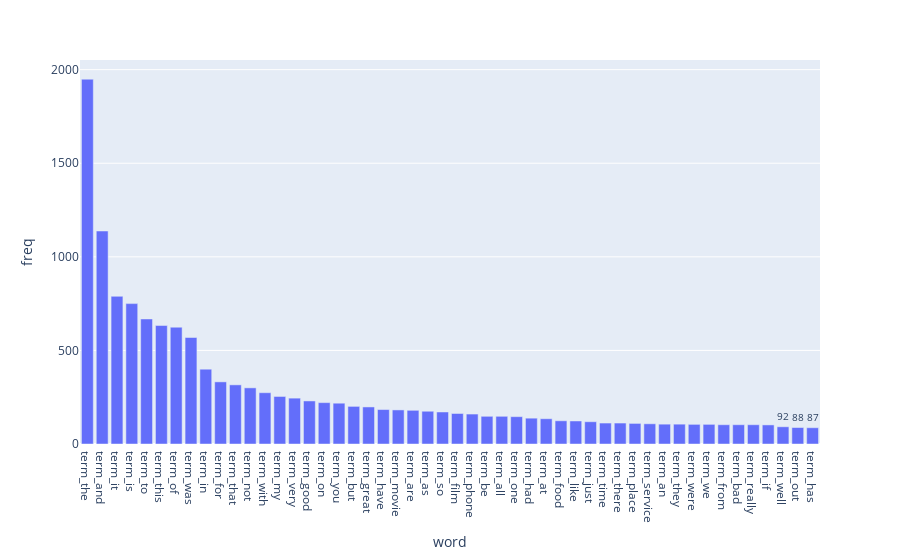

The notebook cell saved with this chart:
### Markdown cell above
### >>> **Exercise 14 (take home):** 
The chart above contains all the vocabulary, and it's computationally intensive to both compute and visualize. Can you efficiently reduce the number of terms you want to visualize as an exercise.

### Code cell
# we just find the 50 most frequent words
# Answer here
d2 = {'word': ["term_"+str(i) for i in count_vect.get_feature_names()], 'freq': term_frequencies}
df3 = pd.DataFrame(d2)
df3 = df3.sort_values('freq',ascending = False)
fig = px.bar(df3[:50], x='word', y='freq', text='freq')
fig.update_traces(texttemplate='%{text:.2s}', textposition='outside')
fig.update_layout(uniformtext_minsize=8, uniformtext_mode='hide')
fig.show()

### Figure 1 — Plotly figure (JSON) as saved in the notebook; plotly's stock layout.template omitted (floating-point values rounded to 4 significant figures)
{"data": [{"alignmentgroup": "True", "hovertemplate": "word=%{x}<br>freq=%{text}<extra></extra>", "legendgroup": "", "marker": {"color": "#636efa"}, "name": "", "offsetgroup": "", "orientation": "v", "showlegend": false, "text": [1949, 1138, 789, 750, 668, 633, 624, 569, 400, 332, 316, 300, 274, 254, 245, 230, 221, 218, 201, 198, 184, 182, 180, 175, 171, 163, 160, 148, 148, 146, 138, 135, 124, 123, 119, 112, 112, 110, 108, 106, 106, 105, 105, 103, 103, 103, 102, 92, 88, 87], "textposition": "outside", "texttemplate": "%{text:.2s}", "type": "bar", "x": ["term_the", "term_and", "term_it", "term_is", "term_to", "term_this", "term_of", "term_was", "term_in", "term_for", "term_that", "term_not", "term_with", "term_my", "term_very", "term_good", "term_on", "term_you", "term_but", "term_great", "term_have", "term_movie", "term_are", "term_as", "term_so", "term_film", "term_phone", "term_be", "term_all", "term_one", "term_had", "term_at", "term_food", "term_like", "term_just", "term_time", "term_there", "term_place", "term_service", "term_an", "term_they", "term_were", "term_we", "term_from", "term_bad", "term_really", "term_if", "term_well", "term_out", "term_has"], "xaxis": "x", "y": [1949, 1138, 789, 750, 668, 633, 624, 569, 400, 332, 316, 300, 274, 254, 245, 230, 221, 218, 201, 198, 184, 182, 180, 175, 171, 163, 160, 148, 148, 146, 138, 135, 124, 123, 119, 112, 112, 110, 108, 106, 106, 105, 105, 103, 103, 103, 102, 92, 88, 87], "yaxis": "y"}], "layout": {"barmode": "relative", "legend": {"tracegroupgap": 0}, "margin": {"t": 60}, "uniformtext": {"minsize": 8, "mode": "hide"}, "xaxis": {"anchor": "y", "domain": [0, 1], "title": {"text": "word"}}, "yaxis": {"anchor": "x", "domain": [0, 1], "title": {"text": "freq"}}}}
